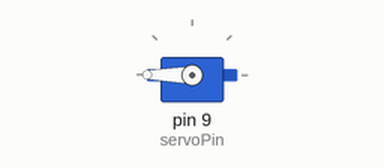
Recording of a sketch running on a simulated Arduino Uno, built with avr-gcc and run on an emulated ATmega328P. On the bench: servo. What the sketch prints to the serial monitor is not drawn.

Above: at 0.1 s.
Timing chart, 0 to 1.6 s (numbered marks = the images above):
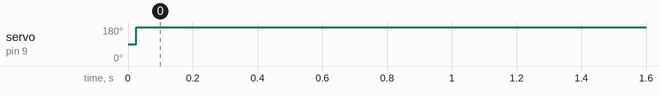

Measured:
- by itself, servo on pin 9 (servoPin): 90° → 180° at 0.03 s

The sketch:

Regeltechniek_Servo_Final.ino
```cpp
#include <Servo.h>

const int servoPin = 9; // PWM pin to control the servo
Servo myServo; // Create a Servo object

// PID constants
const float Kp = 0.25894; // Proportional gain
const float Ki = 11.6209; // Integral gain

// PID variables
float setPoint = 0; // Desired position in degrees
float input = 0; // Current position in degrees
float output = 0; // Output pulse width
float integral = 0; // Integral term

// Timing variables
unsigned long previousMillis = 0; // To keep track of time
const long moveDuration = 2000; // Time to move the servo (milliseconds)
const long waitDuration = 30000; // Time to wait at each position (milliseconds)
bool movingToOpen = true; // Flag to indicate if the servo is moving to the open position

void setup() {
  Serial.begin(9600); // Initialize serial communication at 9600 baud rate
  myServo.attach(servoPin); // Attach the servo to the pin
}

void loop() {
  unsigned long currentMillis = millis();

  if (movingToOpen) {
    setPoint = -90; // Open position
  } else {
    setPoint = 90; // Closed position
  }

  // Move the servo to the set point
  if (currentMillis - previousMillis < moveDuration) {
    // Calculate proportional and integral control
    unsigned long measuredPulseWidth = pulseIn(servoPin, HIGH, 25000); // Read the current pulse width
    input = map(measuredPulseWidth, 500, 2400, -90, 90);

    float error = setPoint - input;
    integral += error;
    output = Kp * error + Ki * integral;

    float pulseWidthUs = map(output, -90, 90, 500, 2400);
    pulseWidthUs = constrain(pulseWidthUs, 500, 2400);

    myServo.writeMicroseconds(pulseWidthUs);

    float calculatedPulseWidthMs = pulseWidthUs / 1000.0;

    Serial.print("Set Position (degrees): ");
    Serial.print(setPoint);
    Serial.print(" -> Calculated Pulse Width (ms): ");
    Serial.print(calculatedPulseWidthMs);
    Serial.print(" -> Measured Pulse Width (ms): ");
    Serial.print(measuredPulseWidth / 1000.0);
    Serial.print(" -> Measured Position (degrees): ");
    Serial.println(input);
  } else {
    // Delay after reaching the set point
    if (currentMillis - previousMillis < (moveDuration + waitDuration)) {
      // Waiting period
      delay(20); // Short delay to keep the loop running smoothly
    } else {
      // Update timing for next action
      previousMillis = currentMillis;
      movingToOpen = !movingToOpen; // Toggle position
    }
  }
}
```
